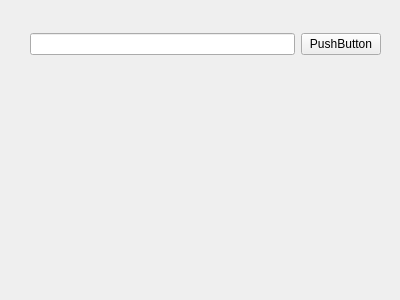
<?xml version="1.0" encoding="UTF-8"?>
<ui version="4.0">
 <class>Form</class>
 <widget class="QWidget" name="Form">
  <property name="geometry">
   <rect>
    <x>0</x>
    <y>0</y>
    <width>400</width>
    <height>300</height>
   </rect>
  </property>
  <property name="windowTitle">
   <string>Form</string>
  </property>
  <widget class="QWidget" name="horizontalLayoutWidget">
   <property name="geometry">
    <rect>
     <x>30</x>
     <y>19</y>
     <width>351</width>
     <height>51</height>
    </rect>
   </property>
   <layout class="QHBoxLayout" name="horizontalLayout">
    <item>
     <widget class="QLineEdit" name="lineEdit"/>
    </item>
    <item>
     <widget class="QPushButton" name="pushButton">
      <property name="text">
       <string>PushButton</string>
      </property>
     </widget>
    </item>
   </layout>
  </widget>
  <action name="actionPrintText">
   <property name="text">
    <string>PrintText</string>
   </property>
  </action>
 </widget>
 <resources/>
 <connections>
  <connection>
   <sender>pushButton</sender>
   <signal>clicked()</signal>
   <receiver>actionPrintText</receiver>
   <slot>trigger()</slot>
   <hints>
    <hint type="sourcelabel">
     <x>342</x>
     <y>44</y>
    </hint>
    <hint type="destinationlabel">
     <x>-1</x>
     <y>-1</y>
    </hint>
   </hints>
  </connection>
 </connections>
</ui>
